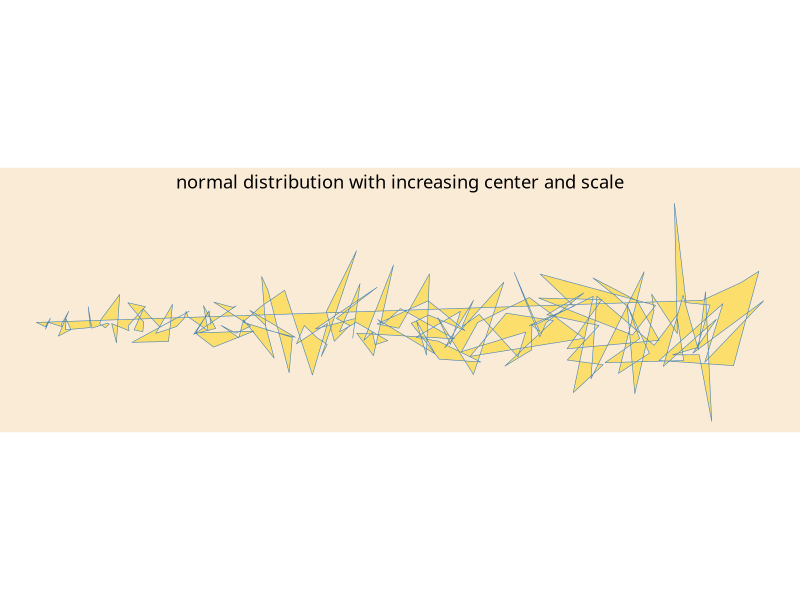
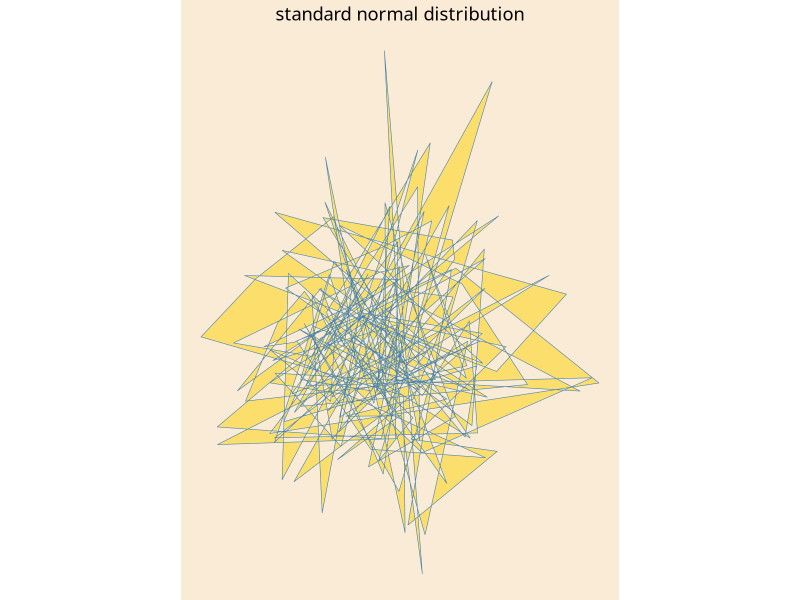
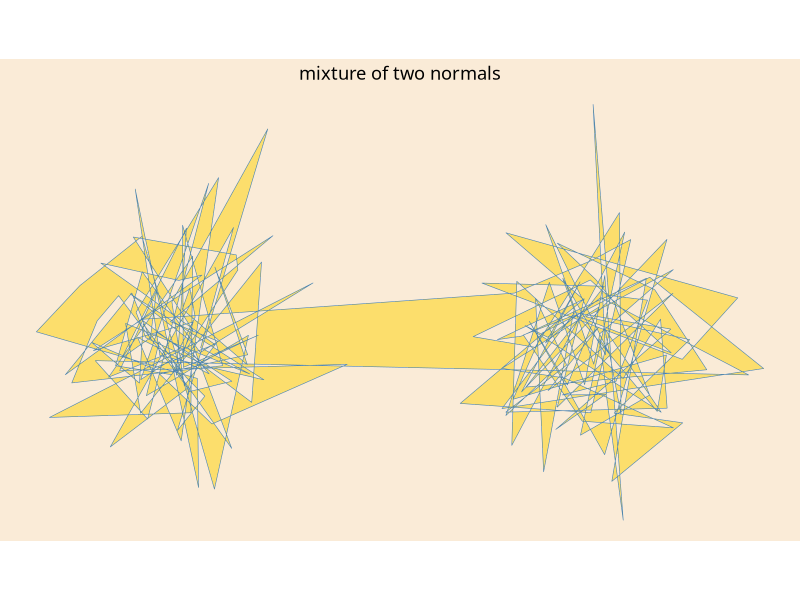
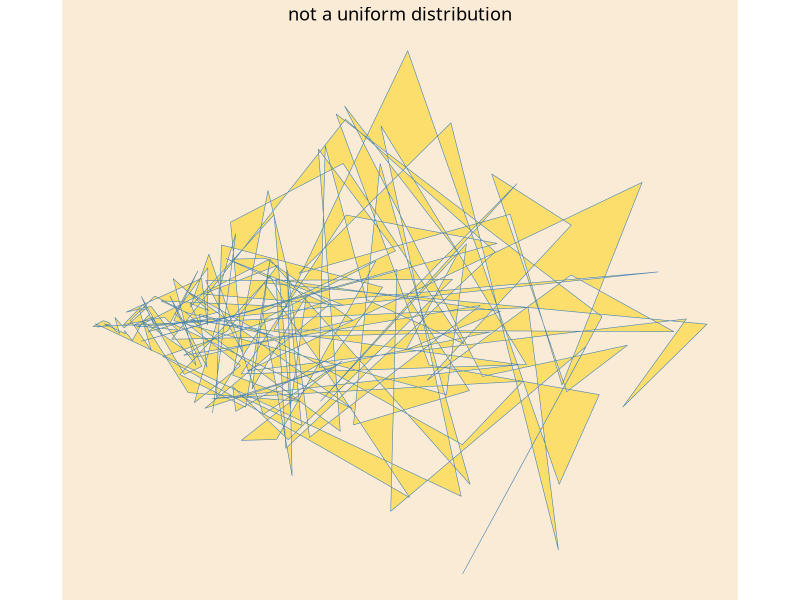
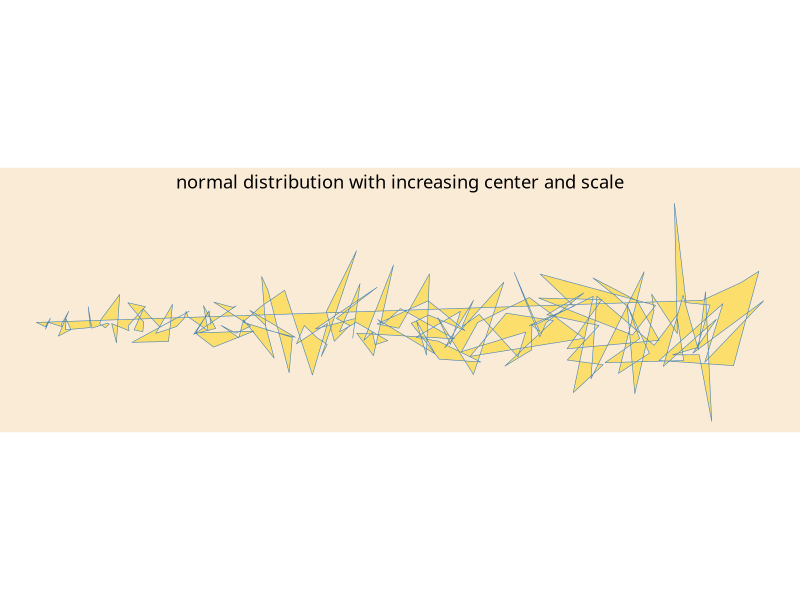
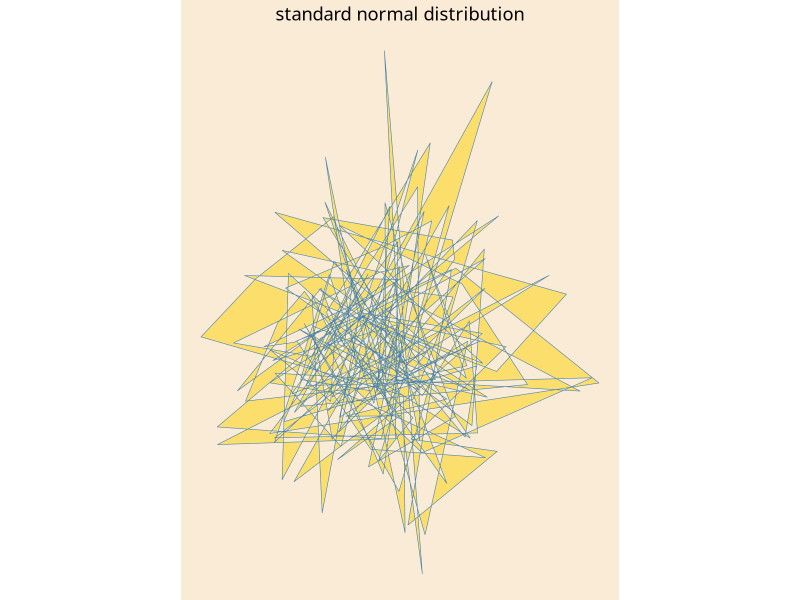
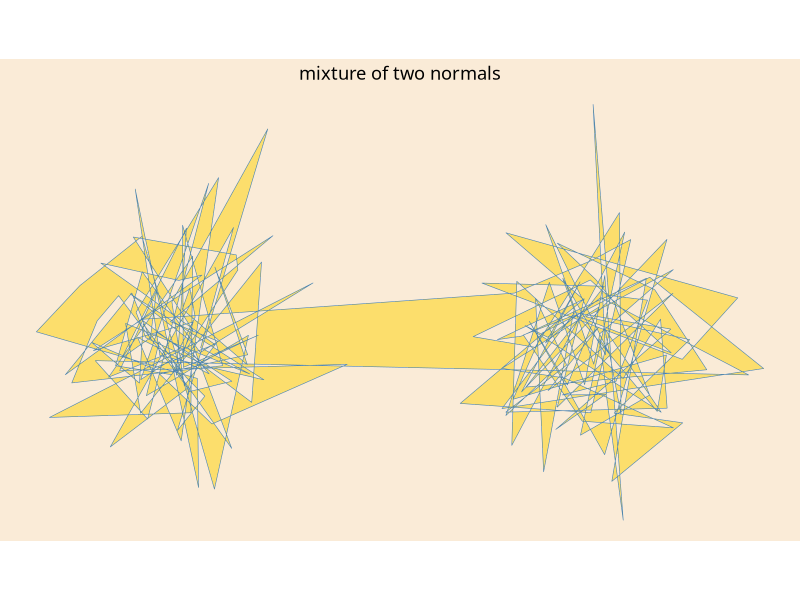
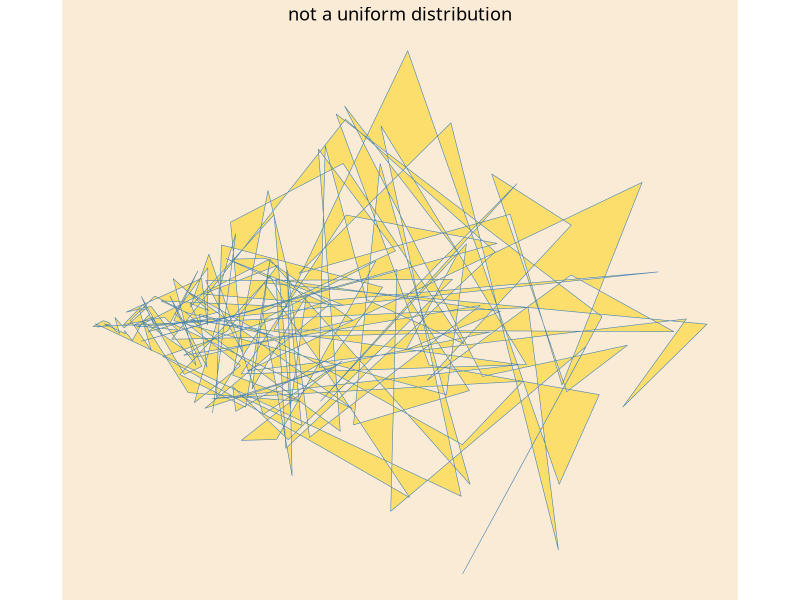

R code for these plots, in order:

# Set up ------------------------------------------------------------------

library(ggplot2)
library(purrr)
library(sf)

if (!dir.exists("visualization/garabato-pictures/")) {
  dir.create("visualization/garabato-pictures/")
}


# Functions ---------------------------------------------------------------

rotate <- function(a) matrix(c(cos(a), sin(a), -sin(a), cos(a)), 2, 2)
rad <- function(degree) degree / 360 * 2 * pi

garabato <- function(f, trazos, ..., seed = NULL) {
  set.seed(seed)
  args <- map(list(...), ~ rep(.x, each = 2))
  args$n <- trazos * 2
  
  output <- do.call(f, args) %>% 
    matrix(ncol = 2, byrow = TRUE) 
  
  (output %*% rotate(rad(45))) %>% 
    st_linestring()
}

custom_plot <- function(sf_obj) {
  sf_obj %>% 
    ggplot() + 
    geom_sf(color = "steelblue", size = 0.5, alpha = 0.5, fill = "#FDD103") + 
    theme_void(base_family = "Avenir Next Condensed") +
    theme(plot.background = element_rect(fill = "antiquewhite", color = "antiquewhite"),
          plot.title = element_text(hjust = 0.5))
}


# Drawings ----------------------------------------------------------------

garabato(rnorm, trazos = 200, mean = 1:200, sd = sqrt(1:200), seed = 123) %>% 
  st_cast("MULTIPOLYGON") %>% 
  custom_plot() +
  ggtitle("normal distribution with increasing center and scale")

ggsave("visualization/garabato-pictures/pic-1.png", device = "png", dpi = "print", bg = "antiquewhite")

garabato(rnorm, trazos = 200, mean = 0, sd = 1, seed = 123) %>% 
  st_cast("MULTIPOLYGON") %>% 
  custom_plot() +
  ggtitle("standard normal distribution")

ggsave("visualization/garabato-pictures/pic-2.png", device = "png", dpi = "print", bg = "antiquewhite")

garabato(rnorm, 200, mean = c(rep(1, 100), rep(10, 100)), sd = 2, seed = 123) %>% 
  st_cast("MULTIPOLYGON") %>% 
  custom_plot() +
  ggtitle("mixture of two normals")

ggsave("visualization/garabato-pictures/pic-3.png", device = "png", dpi = "print", bg = "antiquewhite")

garabato(runif, 200, min = log(1:100), max = 1:100) %>% 
  st_cast("MULTIPOLYGON") %>% 
  custom_plot() +
  ggtitle("not a uniform distribution")

ggsave("visualization/garabato-pictures/pic-4.png", device = "png", dpi = "print", bg = "antiquewhite")
